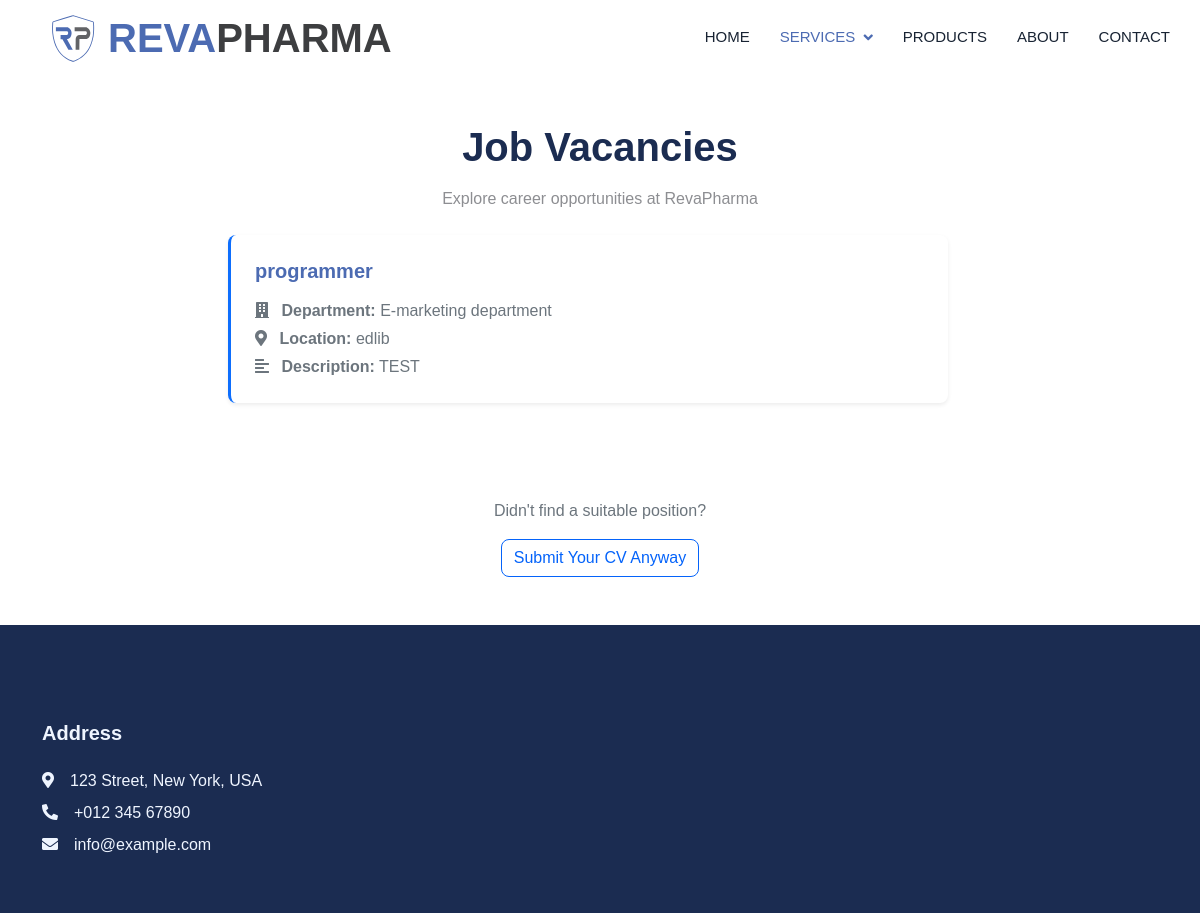
The page /job/ on the database its author committed.
### job_vacancies/models.py (models this page shows, shortened)
class JobApplication(models.Model):
    DEPARTMENT_CHOICES = [
        ('production department', 'Production Department'),
        ('research & development department', 'Research & Development Department'),
        ('quality assurance', 'Quality Assurance'),
        ('quality control', 'Quality Control'),
        ('maintance department', 'Maintenance Department'),
        ('finance department', 'Finance Department'),
        ('E-marketing department', 'E-Marketing Department'),
    ]
    LOCATION_CHOICES = [
        ('edlib', 'Edlib'),
        ('hama', 'Hama'),
        ('aleppo', 'Aleppo'),
        ('homs', 'Homs'),
        ('damascus', 'Damascus'),
        ('latakia', 'Latakia'),
        ('tartous', 'Tartous'),
    ]
    job_title = models.CharField(max_length=200)
    job_department = models.CharField(max_length=100, choices=DEPARTMENT_CHOICES)
    job_description = models.TextField()
    job_location = models.CharField(max_length=100, choices=LOCATION_CHOICES, default='damascus')
    job_photo = models.ImageField(upload_to='job_photos/')
    created_at = models.DateTimeField(auto_now_add=True)
    class Meta:
        ordering = ['-created_at']

### pages/views.py (the view)
# urls.py: path('job/', views.job, name='job'),
def job(request):
    jobs = JobApplication.objects.all()
    return render(request, "job_catalog.html", {"jobs": jobs})

### templates/job_catalog.html (shortened to what this page needs)
{% load static %}
<!DOCTYPE html>
<html lang="en">
<head>
    <link rel="stylesheet" href="https://use.fontawesome.com/releases/v5.15.4/css/all.css"/>
    <link href="https://cdn.jsdelivr.net/npm/bootstrap-icons@1.4.1/font/bootstrap-icons.css" rel="stylesheet">
    <link href="{% static 'lib/animate/animate.min.css' %}" rel="stylesheet">
    <link href="{% static 'lib/owlcarousel/assets/owl.carousel.min.css' %}" rel="stylesheet">
    <link href="{% static 'css/bootstrap.min.css' %}" rel="stylesheet">
    <link href="{% static 'css/style.css' %}" rel="stylesheet">
    <link href="https://cdnjs.cloudflare.com/ajax/libs/animate.css/4.1.1/animate.min.css" rel="stylesheet">
</head>
<body>
    <nav class="navbar navbar-expand-lg bg-white navbar-light sticky-top p-0 wow fadeIn" data-wow-delay="0.1s">
        <a href="{% url 'home' %}" class="navbar-brand d-flex align-items-center px-4 px-lg-5">
            <h1 class="m-0 text-primary d-flex align-items-center">
                <img src="{% static 'img/icon.svg' %}" alt="REVA PHARMA Logo" style="height: 50px; margin-right: 10px;">
                REVA <h1 class="m-0 d-flex align-items-center" style="color: #3d3e40;">PHARMA</h1>
            </h1>
        </a>
        <div class="collapse navbar-collapse" id="navbarCollapse">
            <div class="navbar-nav ms-auto p-4 p-lg-0">
                <a href="{% url 'home' %}" class="nav-item nav-link">Home</a>
                <div class="nav-item dropdown">
                    <a href="#" class="nav-link dropdown-toggle active" data-bs-toggle="dropdown">Services</a>
                </div>
                <a href="{% url 'product_catalog' %}" class="nav-item nav-link">Products</a>
                <a href="{% url 'about' %}" class="nav-item nav-link">About</a>
                <a href="{% url 'contact' %}" class="nav-item nav-link">Contact</a>
            </div>
        </div>
    </nav>
    <div class="container-xxl py-5">
        <div class="container">
            <div class="text-center mx-auto mb-5 wow fadeInUp" data-wow-delay="0.1s" style="max-width: 600px;">
                <h1 class="mb-3">Job Vacancies</h1>
                <p>Explore career opportunities at RevaPharma</p>
            </div>
            <div class="row g-4">
                  <div class="row justify-content-center">
                    {% for job in jobs %}
<div class="col-md-10 col-lg-8 mb-4">
  <a href="{% url 'job_detail' job.id %}" class="text-decoration-none text-dark">
    <div class="bg-white rounded job-card shadow-sm p-4 d-flex flex-column gap-2 hover-shadow transition">
      <h5 class="fw-bold text-primary mb-2">{{ job.job_title }}</h5>
      <div class="text-muted">
        <p class="mb-1">
          <i class="fas fa-building me-2 text-secondary"></i>
          <strong>Department:</strong> {{ job.job_department }}
        </p>
        <p class="mb-1">
          <i class="fas fa-map-marker-alt me-2 text-secondary"></i>
          <strong>Location:</strong> {{ job.job_location }}
        </p>
        <p class="mb-0 job-description text-truncate">
          <i class="fas fa-align-left me-2 text-secondary"></i>
          <strong>Description:</strong> {{ job.job_description }}
        </p>
      </div>
    </div>
  </a>
</div>
{% empty %}
<div class="col-12 text-center">
  <p class="text-muted">No job vacancies available at the moment.</p>
</div>
{% endfor %}
                  </div>
            </div>
        </div>
    </div>
    <div class="text-center mt-4">
        <p class="text-muted">Didn't find a suitable position?</p>
        <a href="{% url 'job_apply' %}" class="btn btn-outline-primary">
          Submit Your CV Anyway
        </a>
      </div>
    <div class="container-fluid bg-dark text-light footer mt-5 pt-5 wow fadeIn" data-wow-delay="0.1s">
        <div class="container py-5">
            <div class="row g-5">
                <div class="col-lg-3 col-md-6">
                    <h5 class="text-light mb-4">Address</h5>
                    <p class="mb-2"><i class="fa fa-map-marker-alt me-3"></i>123 Street, New York, USA</p>
                    <p class="mb-2"><i class="fa fa-phone-alt me-3"></i>+012 345 67890</p>
                    <p class="mb-2"><i class="fa fa-envelope me-3"></i>info@example.com</p>
                </div>
            </div>
        </div>
    </div>
</body>
</html>

### static/css/style.css (style rules this page uses)
:root { --primary: #4c6bb2; --secondary: #8D9297; --light: #F8F9FA; --dark: #182333; --font-family: 'Somar Sans', sans-serif; }
html, body { font-family: var(--font-family) !important; }
*, *::before, *::after { font-family: inherit; }
h1, h2, h3, h4, h5, h6, .h1, .h2, .h3, .h4, .h5, .h6, p, span:not(.fa):not(.fas):not(.far):not(.fab), a:not(.fa):not(.fas):not(.far):not(.fab), div:not(.fa):not(.fas):not(.far):not(.fab), button, input, textarea, select, .navbar-nav .nav-link, .btn, .dropdown-item, .form-control, small:not(.fa):not(.fas):not(.far):not(.fab), .text-primary:not(.fa):not(.fas):not(.far):not(.fab), .footer *:not(.fa):not(.fas):not(.far):not(.fab), .copyright *:not(.fa):not(.fas):not(.far):not(.fab) { font-family: var(--font-family) !important; }
.fw-bold { font-weight: 700 !important; }
.btn { font-weight: 500; transition: .5s; }
.navbar .dropdown-toggle::after { border: none; content: "\f107"; font-family: "Font Awesome 5 Free"; font-weight: 900; vertical-align: middle; margin-left: 8px; }
.navbar .navbar-nav .nav-link { margin-right: 30px; padding: 25px 0; color: #FFFFFF; font-size: 15px; font-weight: 500; text-transform: uppercase; outline: none; }
.navbar .navbar-nav .nav-link:hover, .navbar .navbar-nav .nav-link.active { color: #4c6bb2; }
.navbar .navbar-brand, .navbar a.btn { height: 75px; }
.navbar .navbar-nav .nav-link { color: var(--dark); font-weight: 500; }
.navbar.sticky-top { top: -100px; transition: .5s; }
.text-primary { color: #4c6bb2 !important; }
.fa, .fas, .far, .fab { font-family: "Font Awesome 5 Free" !important; }

### templates/job_catalog.html (style rules this page uses)
.job-card { transition: all 0.3s ease; border-left: 3px solid #0d6efd; }
.job-description { overflow: hidden; text-overflow: ellipsis; display: -webkit-box; -webkit-line-clamp: 1; -webkit-box-orient: vertical; }

### rows shown on the page
JobApplication: job_title "programmer", job_department "E-marketing department", job_location "edlib", job_description "TEST"
